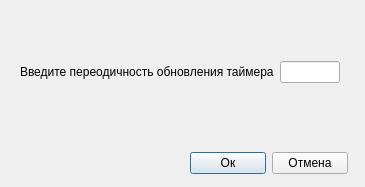
<?xml version="1.0" encoding="UTF-8"?>
<ui version="4.0">
 <class>Dialog</class>
 <widget class="QDialog" name="Dialog">
  <property name="geometry">
   <rect>
    <x>0</x>
    <y>0</y>
    <width>365</width>
    <height>187</height>
   </rect>
  </property>
  <property name="windowTitle">
   <string>Dialog</string>
  </property>
  <widget class="QWidget" name="">
   <property name="geometry">
    <rect>
     <x>20</x>
     <y>60</y>
     <width>320</width>
     <height>24</height>
    </rect>
   </property>
   <layout class="QHBoxLayout" name="horizontalLayout">
    <item>
     <widget class="QLabel" name="label">
      <property name="text">
       <string>Введите переодичность обновления таймера</string>
      </property>
     </widget>
    </item>
    <item>
     <widget class="QLineEdit" name="lineEdit">
      <property name="maxLength">
       <number>2</number>
      </property>
     </widget>
    </item>
   </layout>
  </widget>
  <widget class="QWidget" name="">
   <property name="geometry">
    <rect>
     <x>190</x>
     <y>150</y>
     <width>158</width>
     <height>26</height>
    </rect>
   </property>
   <layout class="QHBoxLayout" name="horizontalLayout_2">
    <item>
     <widget class="QPushButton" name="pushButton">
      <property name="text">
       <string>Ок</string>
      </property>
     </widget>
    </item>
    <item>
     <widget class="QPushButton" name="pushButton_2">
      <property name="text">
       <string>Отмена</string>
      </property>
     </widget>
    </item>
   </layout>
  </widget>
 </widget>
 <resources/>
 <connections/>
</ui>
